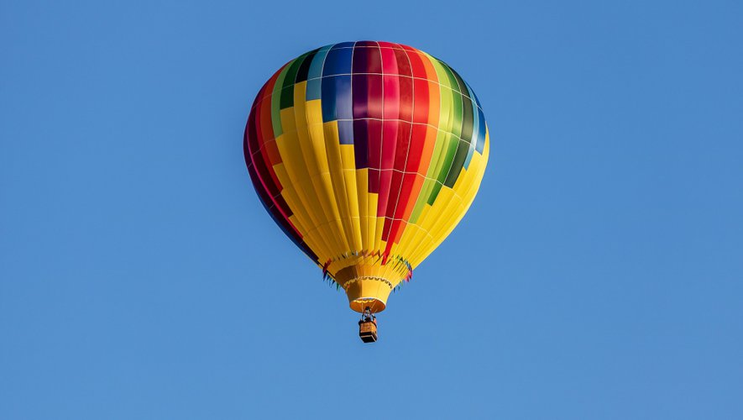
#> input picture Exercices/TP/TP3/montgolfiere.bmp, 743 x 420 px, shrunk from 885 x 500 before the run
$ jupyter execute --allow-errors TP3_Image.ipynb
#> lines starting #> are read from the running program, lines starting #| are printed output that depends on the picture
# Questions de cours

1.Qu'est-ce qu'un pixel ?

2.Quel format de stockage utilise-t-on pour stocker un pixel ?

3.Donner la suite de 0 et de 1 permettant de stocker une image de 2 fois 2 qui part du noir en haut à gauche
et devient plus rouge en allant à doite et plus bleu en allant vers le bas.

# Matrices

Créer une matrice avec 3 lignes et 4 colonnes

[cell 1]
#définir la matrice sans utiliser de boucles
mat = [[0, 0, 0, 0], [0, 0, 0, 0], [0, 0, 0, 0]]

Faire une fonction `nbrCol(matrice)` qui retourne le nombre de colonnes d'une matrice
et une fonction `nbrLig(matrice)` qui retourne le nombre de lignes d'une matrice

[cell 2]
def nbrCol(matrice):
    return(len(matrice[0]))

def nbrLig(matrice):
    return(len(matrice))

print(nbrLig(mat), nbrCol(mat))

Remplir `mat` de 9 en utilisant deux boucles sur les index de la matrice.

[cell 3]
def rempli9(matrice):
    for i in range(0, nbrLig(matrice)):
        for j in range(0, nbrCol(matrice)):
            matrice[i][j] = 9
    return matrice

print(rempli9([[0, 0, 0, 0], [0, 0, 0, 0], [0, 0, 0, 0]]))

Maintenant, remplir la matrice de 8 en parcourant les lignes, puis une boucle avec un index sur chacune de ces lignes.

[cell 4]
def rempli8(matrice):
    for i in range(0, nbrLig(matrice)):
        for j in range(0, nbrCol(matrice)):
            matrice[i][j] = 8
    return matrice

print(rempli8(mat))

Créer une matrice de taille 50x50 qui ne contient que des 3.

[cell 5]
#Utiliser une boucle dans la définition de la matrice

mat=[[3 for i in range(0, 50)] for i in range(0, 50)]

# Matrice de Pixels

Importer les librairies suivantes :

[cell 6]
import tkinter as tk
import PIL as pil
from PIL import Image
from PIL import ImageTk
from tkinter import filedialog
from tkinter import simpledialog

Ajouter la fonction suivante à votre code, on ne demande pas de la comprendre en détail.
Elle permet de stocker la matrice de pixels passée en paramètre `matPix` dans un fichier spécifié par `filename`.

[cell 7]
def saving(matPix, filename):
    toSave=pil.Image.new("RGBA",(nbrCol(matPix),nbrLig(matPix)))
    for i in range(nbrCol(matPix)):
        for j in range(nbrLig(matPix)):
            toSave.putpixel((i,j),matPix[j][i])
    toSave.save(filename)

Créer une matrice de pixels de taille 100x100 ainsi qu'une fonction qui met à vert les pixels à gauche de l'image et à bleu les pixels de la partie droite.
Afin de visualiser l'image obtenue, on utilisera la fonction `saving` et on ouvrira le fichier ainsi généré.

[cell 8]
#definir une nouvelle matrice 100x100
matVB=[[0 for i in range(0, 1000)] for i in range(0, 1000)]
def rempliVB(matrice):
    for i in range(0, len(matrice[0])):
        for j in range(0, len(matrice[0])):
            if j <= len(matrice[0]) / 2:
                matrice[i][j] = (000, 000, 256)
            else:
                matrice[i][j] = (000, 256, 000)
    return matrice

rempliVB(matVB)
saving(matVB,"vertbleu.png")
#> in saving, `toSave=pil.Image.new("RGBA",(nbrCol(matPix),nbrLig(matPix)))`: toSave: PIL image 1000x1000 RGBA; every value is 0
#> after the loop in saving, `for i in range(nbrCol(matPix)):`:
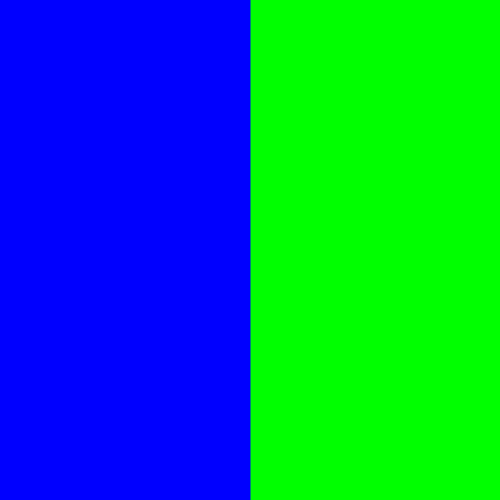
#> toSave: PIL image 1000x1000 RGBA (shown at 1/2 size); mean R, G, B, A 0, 127.2, 127.8, 255

Ajouter la fonction `loading` à votre code. Là non plus on ne demande pas de comprendre la fonction en détail.
Elle prend une image en entrée et retourne une matrice de pixels.

[cell 9]
def loading(filename):
    toLoad=pil.Image.open(filename)
    mat=[[(255,255,255,255)]*toLoad.size[0] for k in range(toLoad.size[1])]
    for i in range(toLoad.size[1]):
        for j in range(toLoad.size[0]):
            mat[i][j]=toLoad.getpixel((j,i))
    return mat

En vous servant de la fonction 'loading', calculer le nombre de pixels dans une image `.bmp` de votre choix, puis calculer la taille de l'image en octets. Comparer avec la taille donnée par votre machine.

[cell 10]
mat=loading("montgolfiere.bmp")
#> in loading, toLoad is the input picture: PIL image 743x420 RGB; mean R, G, B 92.5, 133.8, 178
#> after the loop in loading, `for i in range(toLoad.size[1]):`: mat = 420 items
#> mat = 420 items
print(nbrCol(mat), "x", nbrLig(mat))
#| 743 x 420
tOctet = nbrCol(mat) * nbrLig(mat) * 24 / 8
#> tOctet = 936180
print(tOctet)
#| 936180.0

A l'aide de la fonction `loading`, modifier une image en ajoutant un rectangle noir au milieu de l'image.

[cell 11]
matrice=loading("vertbleu.png")
#> matrice = 1000 items

def ajouteCarreNoir(mat):
    x = int(len(matrice[0]) / 2) - 5
    y = int(len(matrice) / 2) - 5
    for i in range(0, 10):
        x = int(len(matrice[0]) / 2) - 5
        y += 1
        for j in range(0, 10):
            x += 1
            matrice[y][x] = (000, 000, 000)

ajouteCarreNoir(matrice)
#> in ajouteCarreNoir, `x = int(len(matrice[0]) / 2) - 5`: x = 495
#> after the loop in ajouteCarreNoir, `for i in range(0, 10):`: y = 505
saving(matrice,"vertbleumodif.png")

De la même manière ajouter un filtre qui ne conserve que la composante verte d'une image.

[cell 12]
matrice=loading("tomate.png")
#> call 3 of loading, with filename = 'tomate.png'
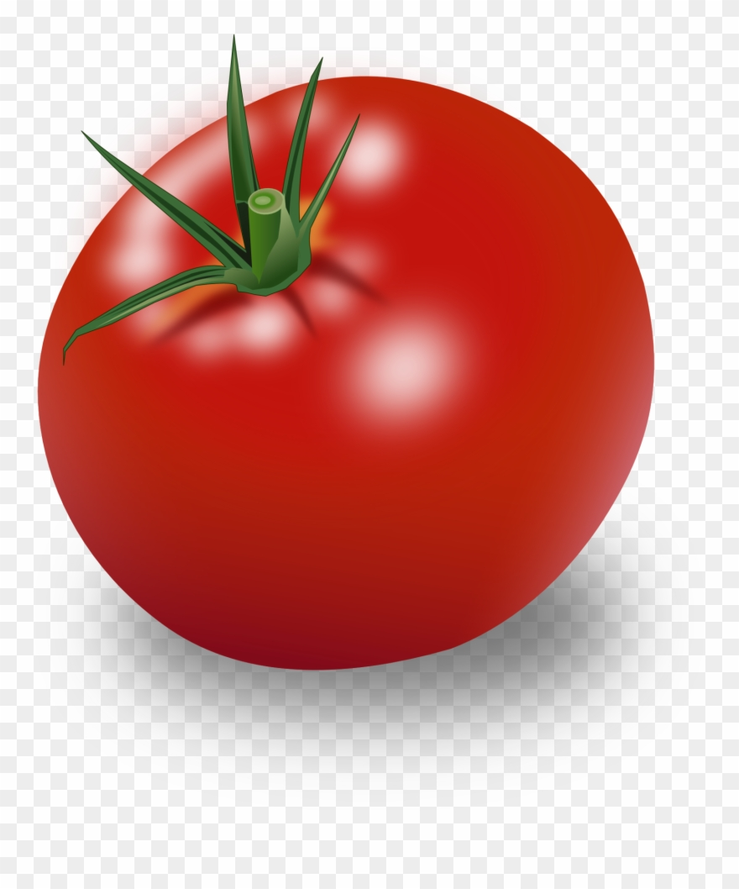
#> input picture Exercices/TP/TP3/tomate.png, 739 x 889 px, shrunk from 880 x 1058 before the run
#> in loading, toLoad is the input picture: PIL image 739x889 RGB; mean R, G, B 210.9, 154.7, 148.4
#> after the loop in loading (call 3), `for i in range(toLoad.size[1]):`: mat = 889 items
#> matrice = 889 items

def filtre_vert(mat):
    for i in range(0, len(mat)):
        for j in range(0, len(mat[0])):
            vert = matrice[i][j][1]
            matrice[i][j] = (000, vert, 000)
    return matrice

filtre_vert(matrice)
saving(matrice,"tomateVert.png")
#> call 3 of saving, with filename = 'tomateVert.png'
#> in saving (call 3), `toSave=pil.Image.new("RGBA",(nbrCol(matPix),nbrLig(matPix)))`: toSave: PIL image 739x889 RGBA; every value is 0
#> after the loop in saving (call 3), `for i in range(nbrCol(matPix)):`:
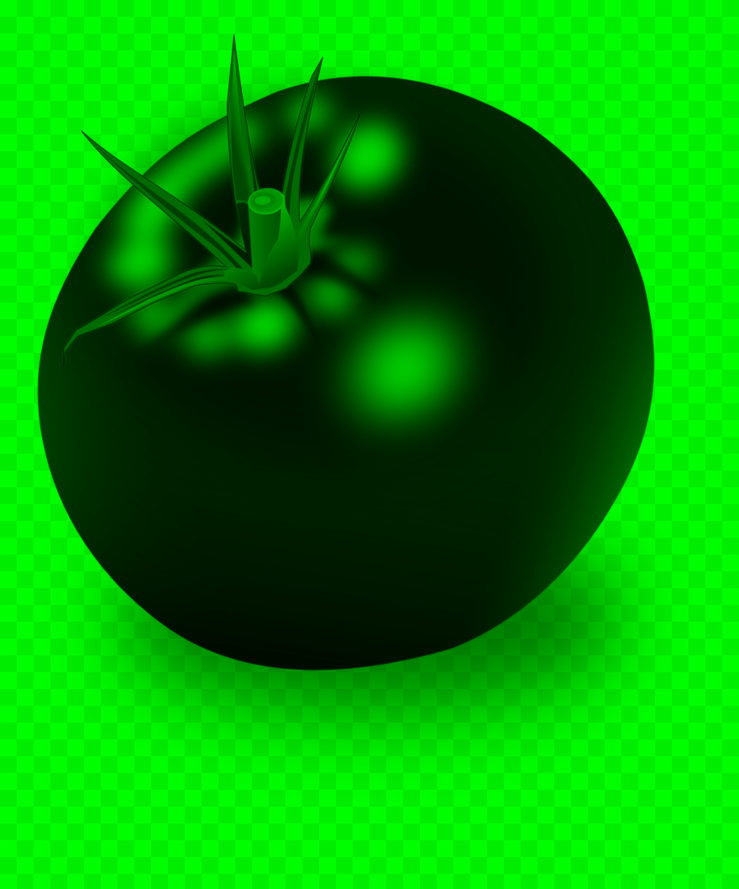
#> toSave: PIL image 739x889 RGBA; mean R, G, B, A 0, 154.7, 0, 255

Créer une méthode qui permet d'afficher le négatif de l'image (on inverse la luminosité).

[cell 13]
matrice=loading("tomate.png")

def negatif(mat):
    for i in range(0, len(mat)):
        for j in range(0, len(mat[0])):
            couleur = list(matrice[i][j])
            couleur = [256 - elem for elem in couleur]
            matrice[i][j] = tuple(couleur)
    return matrice

negatif(matrice)
saving(matrice,"tomateNeg.png")
#> call 4 of saving, with filename = 'tomateNeg.png'
#> after the loop in saving (call 4), `for i in range(nbrCol(matPix)):`:
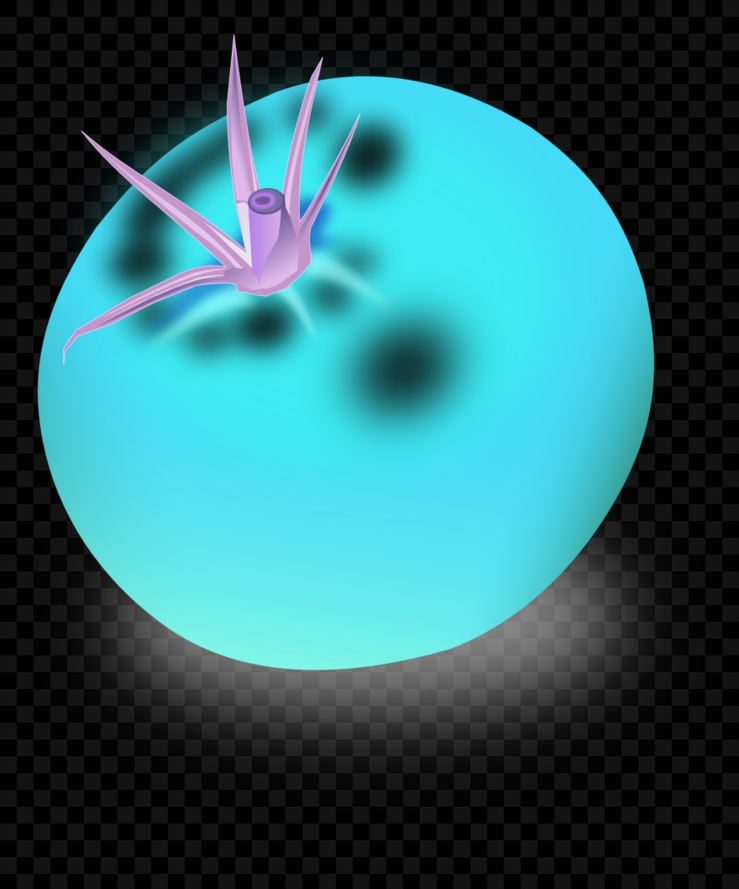
#> toSave: PIL image 739x889 RGBA; mean R, G, B, A 45.1, 101.3, 107.6, 255
